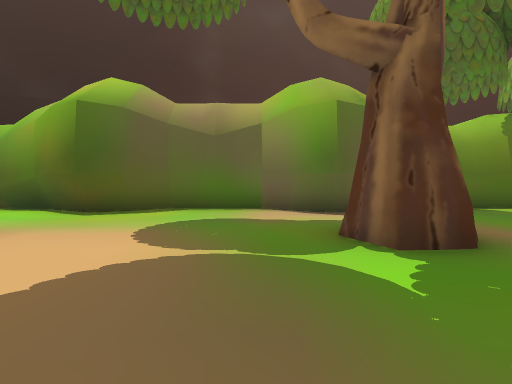
[1] (above)

15 first-person views from a walk through a Unity game level. The camera is 1.4 m above the floor, tilts 2° down and sees 85° across. The floor is counted in squares, 2 m on a side. Each view is taken from the middle of a square. On the plan, view 1 faces up. The plan holds only what a view shows up to about 9 squares ahead; the rest is blank. The place goes on beyond the plan. The player is left out. Some surface patterns are stand-ins.

[2]
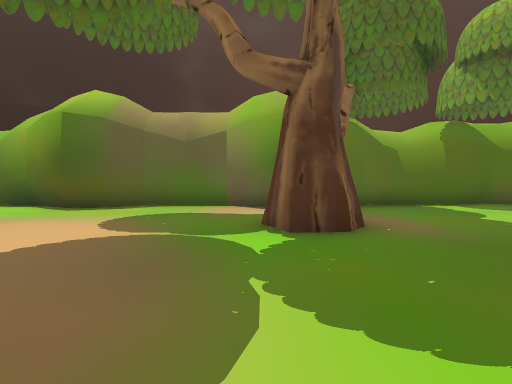

[3]
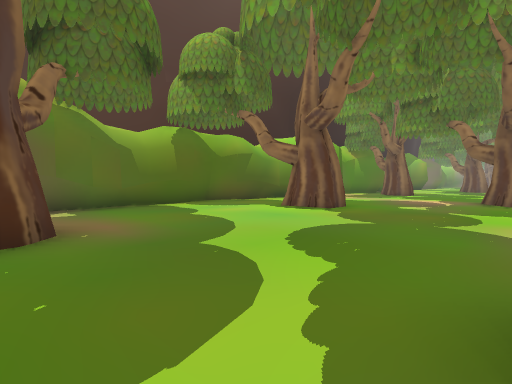

[4]
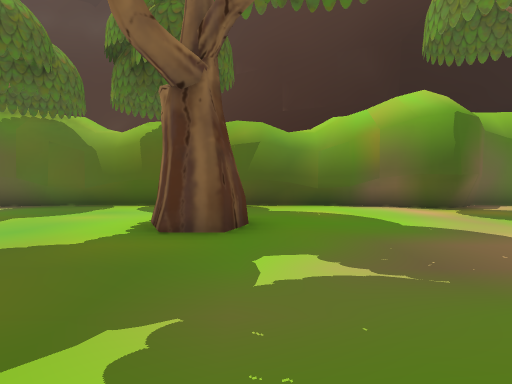

[5]
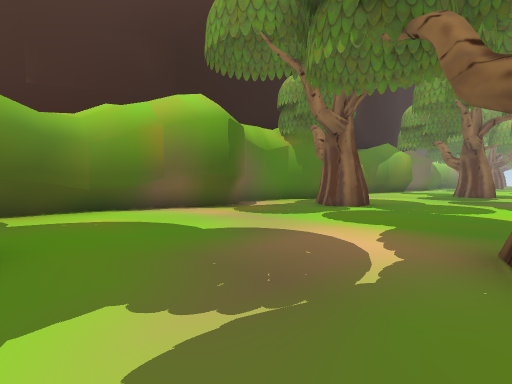

[6]
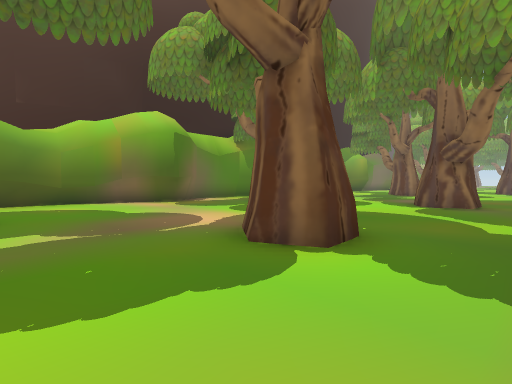

[7]
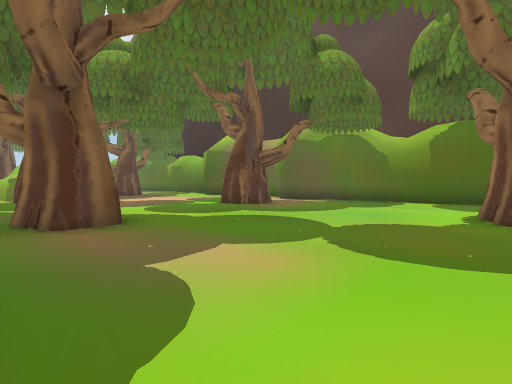

[8]
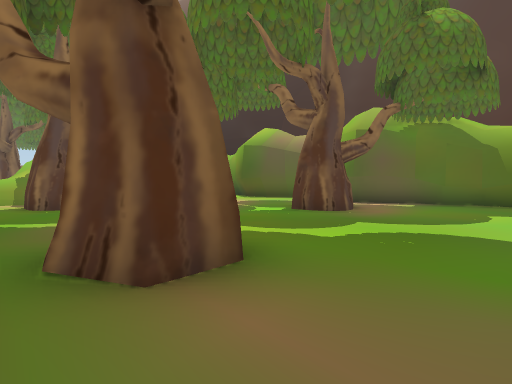

[9]
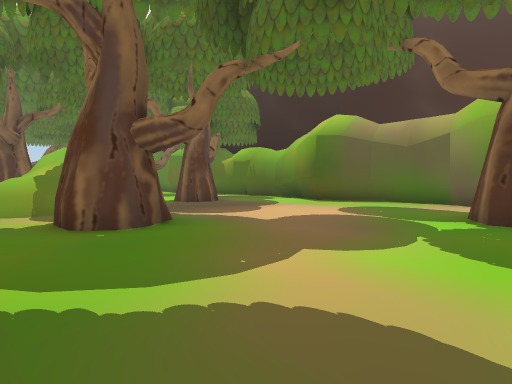

[10]
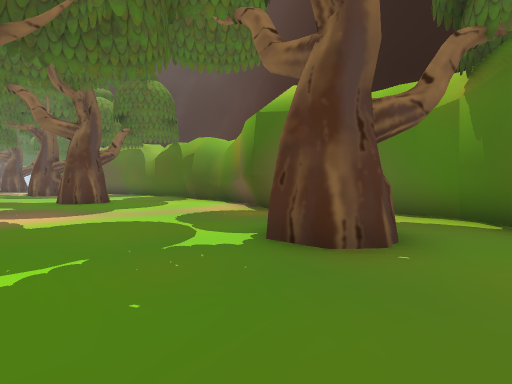

[11]
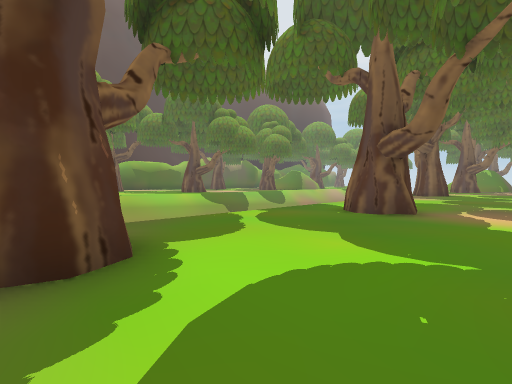

[12]
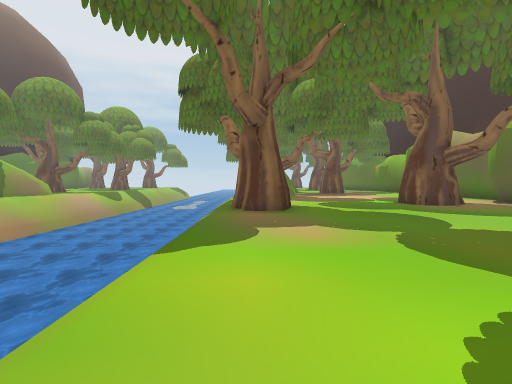

[13]
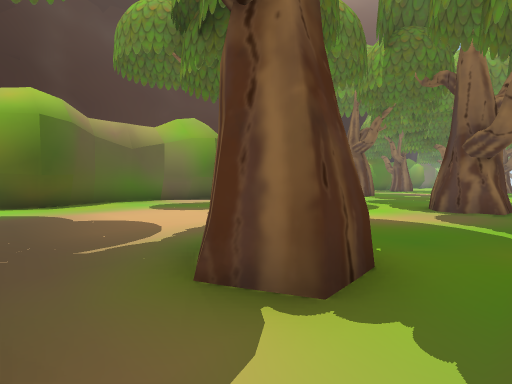

[14]
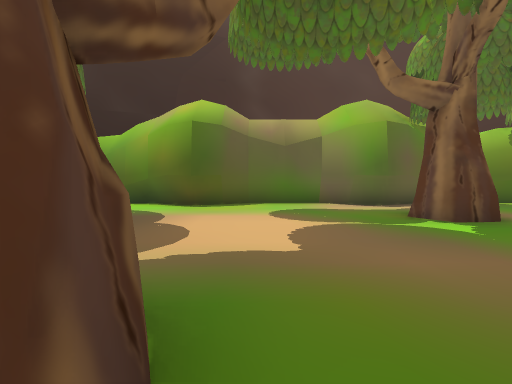

[15]
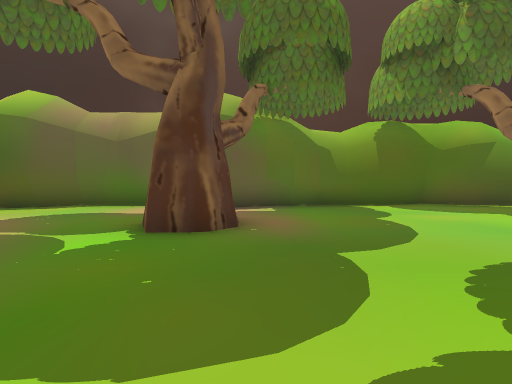

### Floor plan
Key: @ floor where view 1 was taken; # wall or solid block; . floor; / step, stairs or slope; ≈ water the walk keeps out of; ^ raised ledge.
Columns run from 5 left of view 1 to 20 right of it. Each row starts with its distance up from view 1.
  8   #####  ##########  ####
  7 ###...####........####..##
  6 .#.....#............#.....
  5 .......................#..
  4 .......#......#........#..
  3 .......#......#...........
  2 ..........................
  1 ..........................
  0 .....@............#.......
 -1 ..#...............#.....##
 -2 ^.#.....##..............//
 -3 /////////////////////////
 -4
 -5        ≈≈≈≈≈≈≈

Positions as (right, up) in squares from view 1, and headings:
1: (0, 0), facing up
2: (1, -1), facing up
3: (2, -1), facing up-right
4: (10, -1), facing up
5: (10, 0), facing up-right
6: (10, -3), facing up-right
7: (9, -3), facing up-left
8: (6, -3), facing up-left
9: (2, -3), facing up-left
10: (20, 1), facing up-left
11: (20, 2), facing down-left
12: (11, -2), facing left
13: (-5, -3), facing up-right
14: (-2, -2), facing up
15: (3, -1), facing up
